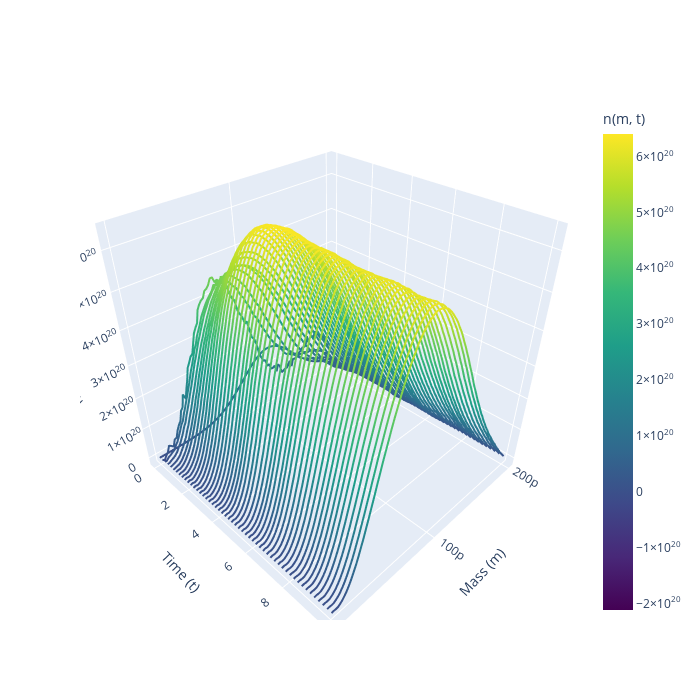

The notebook cell saved with this chart:
### Code cell
helper.plot_spaghetti(m,t_eval,X_estimates.detach().numpy().T)
